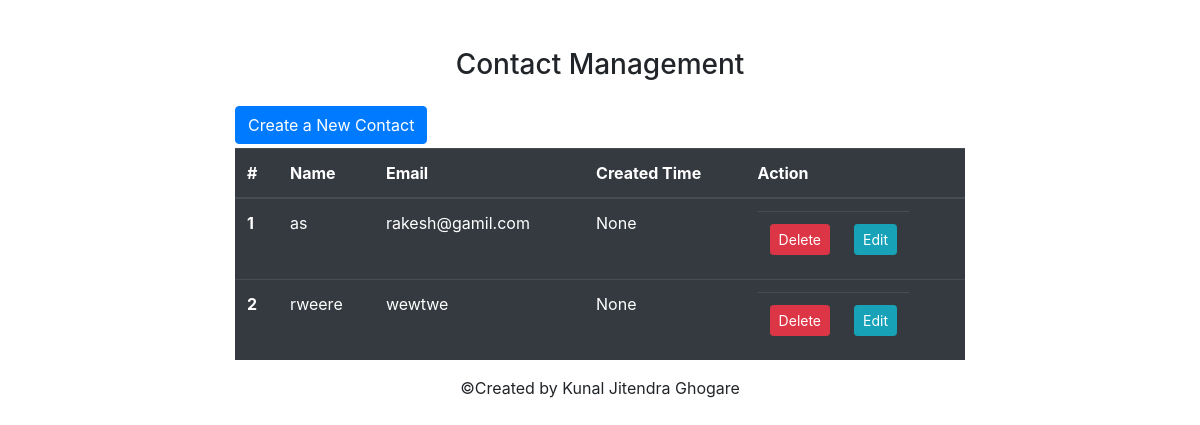
The app's page /, older data.
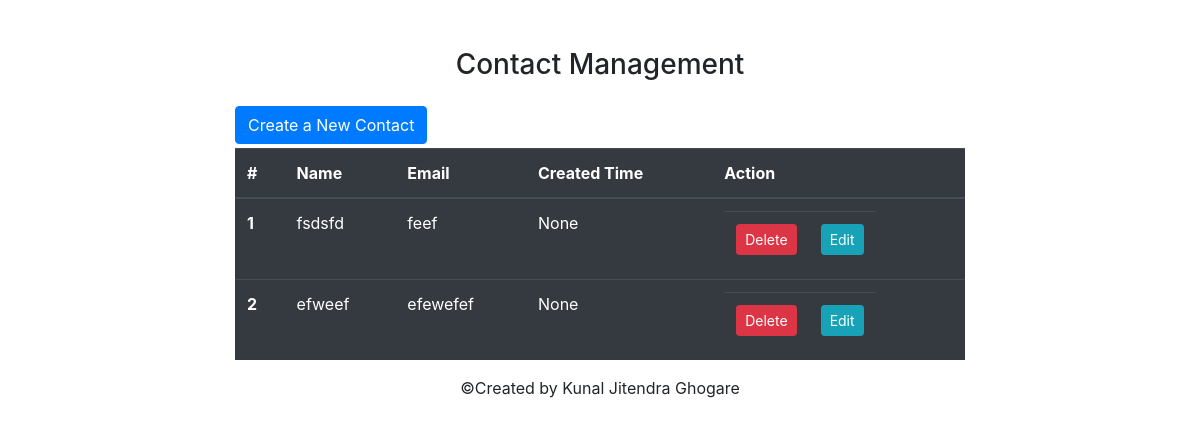
The same page, newer data.
### core/models.py (models this page shows)
class Contact(models.Model):
    name = models.CharField(max_length=50)
    email = models.CharField(max_length=50)
    created = models.DateField()

### core/views.py (the view)
# urls.py: path('', Home.as_view(), name='home'),
class Home(View):
    def get(self, request):
        con_data = Contact.objects.all()
        return render(request, 'core/home.html',{'condata':con_data})

### core/templates/core/home.html (shortened to what this page needs)
{% extends "core/base.html" %}
{% block main_content %}
<section class="container">
    <div class="row justify-content-around text-center text-Blue mt-5">
        <div class="col-sm-8 ">
            <h3>Contact Management</h3>
        </div>
    </div>
    <div class="row justify-content-around mt-3">
    <div class="col-sm-8">
        <a href="{% url 'add_contact' %}" class="btn btn-primary float-end text-Blue">Create a New Contact</a>
    </div>
    </div>
    <div class="row justify-content-around text-white mt-1">
        <div class="col-sm-8 ">
            <table class="table table-hover table-dark">
                <thead>
                  <tr>
                    <th scope="col">#</th>
                    <th scope="col">Name</th>
                    <th scope="col">Email</th>
                    <th scope="col">Created Time</th>
                    <th scope="col">Action</th>
                  </tr>
                </thead>
                <tbody>
                  {% for con in condata %}
                  <tr>
                    <th scope="row">{{forloop.counter}}</th>
                    <td>{{con.name}}</td>
                    <td>{{con.email}}</td>
                    <td>{{con.created}}</td>
                    <td class= "aline-inline">
                        <table>
                          <tr>
                              <td>
                                <form action = "{% url 'delete_contact' %}" method='POST'>
                                  <input type="submit" value="Delete" class="btn btn-danger btn-sm" onclick="return confirm('Are you sure you want to delete {{con.name }}?')">
                                </form>
                              </td>
                              <td>
                                <a href="{% url 'edit_contact' con.id %}" class="btn btn-info btn-sm">Edit</a>
                              </td>
                          </tr>
                        </table>
                    </td>
                  </tr>
                  {% endfor %}
                </tbody>
              </table>
        </div>
    </div>
</section>
{% endblock main_content %}

Row changes from the older to the newer data that the page shows:
removed Contact: name "as", email "rakesh@gamil.com", created "None"
removed Contact: name "rweere", email "wewtwe", created "None"
added Contact: name "fsdsfd", email "feef", created "None"
added Contact: name "efweef", email "efewefef", created "None"
